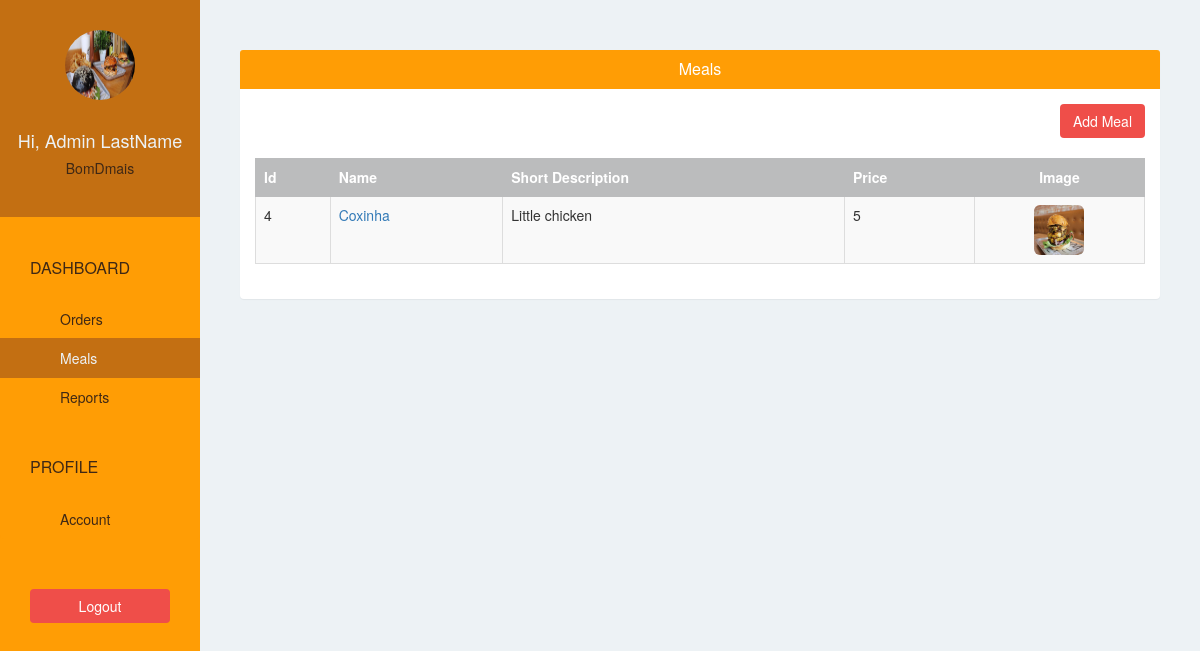
Page /restaurant/meal/ (signed in) on the committed database.
### willylistapp/models.py (models this page shows, shortened)
class Restaurant(models.Model):
    user = models.OneToOneField(User, on_delete=models.CASCADE, related_name='restaurant')
    name = models.CharField(max_length=500)
    phone = models.CharField(max_length=500)
    address = models.CharField(max_length=500)
    logo = models.ImageField(upload_to='restaurant_logo/', blank=False)

class Meal(models.Model):
    restaurant = models.ForeignKey(Restaurant) # ForeignKey: one to many relationship
    name = models.CharField(max_length=500)
    short_description = models.CharField(max_length=500)
    image = models.ImageField(upload_to='meal_images/', blank=False)
    price = models.IntegerField(default=0)

### willylistapp/views.py (the view)
# urls.py: url(r'^restaurant/meal/$', views.restaurant_meal, name = 'restaurant-meal'),
@login_required(login_url='/restaurant/sign-in/')
def restaurant_meal(request):
    meals = Meal.objects.filter(restaurant = request.user.restaurant).order_by("-id")
    return render(request, 'restaurant/meal.html', {"meals": meals})

### willylistapp/templates/restaurant/meal.html
{% extends 'restaurant/base.html' %}
{% block page %}
    <div class="panel">
        <div class="panel-heading bg-blue">
            <h4 class="panel-title text-center text-white">Meals</h4>
        </div>
        <div class="panel-body">
            <div class="text-right">
                <a href="{% url 'restaurant-add-meal' %}" class="btn btn-pink">Add Meal</a>
                <br/>
                <br/>
            </div>
            <table class="table table-bordered table-hover table-striped">
                <thead>
                  <tr class="bg-gray text-white">
                    <th>Id</th>
                    <th>Name</th>
                    <th>Short Description</th>
                    <th>Price</th>
                    <th class="text-center">Image</th>
                  </tr>
                </thead>
                <tbody>
                    {% for meal in meals %}
                        <tr>
                          <td scope="row">{{ meal.id }}</td>
                          <td><a href="{% url 'restaurant-edit-meal' meal.id %}">{{ meal.name }}</a></td>
                          <td>{{ meal.short_description }}</td>
                          <td>{{ meal.price }}</td>
                          <td class="text-center"><img class="img-rounded"
                              src="{{ MEDIA_URL }}{{ meal.image }}" width="50" height="50"></td>
                        </tr>
                    {% endfor %}
                </tbody>
            </table>
        </div>
    </div>
{% endblock %}

### willylistapp/templates/restaurant/base.html (shortened to what this page needs)
{% extends 'base.html' %}
{% block sidebar %}
    {% url 'restaurant-order' as restaurant_order_url %}
    {% url 'restaurant-meal' as restaurant_meal_url %}
    {% url 'restaurant-report' as restaurant_report_url %}
    {% url 'restaurant-account' as restaurant_account_url %}
    <div class="text-center">
      <img class="img-circle" src="{{ MEDIA_URL }}{{ request.user.restaurant.logo }}"
          width="70" height="70" />
      <br/>
      <br/>
      <h4>Hi, {{ request.user.get_full_name }}</h4>
      <h5>{{ request.user.restaurant.name }}</h5>
    </div>
    <div class="list-group">
      <span class="text-uppercase">Dashboard</span>
      <a href="{% url 'restaurant-order' %}"
          class="list-group-item {% if request.path == restaurant_order_url %} active {% endif %} ">
          Orders
        </a>
      <a href="{% url 'restaurant-meal' %}"
          class="list-group-item {% if request.path == restaurant_meal_url %} active {% endif %} ">Meals</a>
      <a href="{% url 'restaurant-report' %}"
          class="list-group-item {% if request.path == restaurant_report_url %} active {% endif %} ">Reports</a>
      <span class="text-uppercase">Profile</span>
      <a href="{% url 'restaurant-account' %}"
          class="list-group-item {% if request.path == restaurant_account_url %} active {% endif %} ">Account</a>
    </div>
    <div class="text-center">
      <a href="{% url 'restaurant-sign-out' %}?next={{ request.path }}"
          class="btn btn-pink">Logout</a>
    </div>
{% endblock %}

### willylistapp/static/css/style.css (style rules this page uses)
body { padding-top: 50px; background-color: #EDF2F5; overflow: auto; }
.bg-blue { background-color: #FF9D05; }
.bg-gray { background-color: #BBBCBD; }
.text-white { color: white; }
.btn-pink { color: white; background-color: #ef4e49; }
.sidebar > div:first-child { padding: 30px 10px; font-weight: bold; font-size: 15px; background-color: #C36F12; }
.sidebar > div:first-child > h4 { color: #EDF2F5; }
.sidebar > div:first-child > h5 { color: #3F2815; }
.sidebar .list-group { padding: 0; background-color: #FF9D05; }
.sidebar .list-group > span { color: #3F2815; display: block; margin-top: 20px; padding: 20px 30px; font-size: 16px; font-weight: 300; }
.sidebar .list-group .list-group-item, .sidebar .list-group .list-group-item:focus { background-color: #FF9D05; color: #3F2815; border: 0; padding-left: 60px; padding-right: 30px; }
.sidebar .list-group .list-group-item.active, .sidebar .list-group .list-group-item:hover { background-color: #C36F12; color: #EDF2F5; }
.sidebar > div:last-child { padding: 30px; }
.sidebar > div:last-child .btn { width: 100%; }
.content .panel { border: none; }
.table > thead > tr > th, .table > thead > tr > td { vertical-align: middle; }
.table, .table > thead > tr > th { border-color: #BBBCBD; }

### rows in the picture
Meal: id "4", name "Coxinha", short_description "Little chicken", price "5", image (picture)

### other values in the picture
{{ request.user.get_full_name }} "Admin LastName"
{{ request.user.restaurant.name }} "BomDmais"
